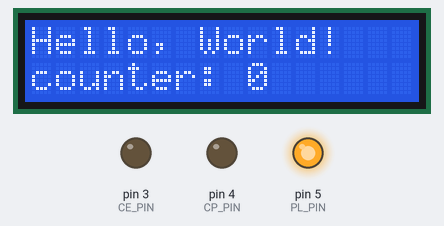
A sketch run on a simulated Arduino Uno, built with avr-gcc and run on an emulated ATmega328P. Shown: 16×2 character LCD, output pins drawn as LEDs (lit = HIGH).

Above: at 0.1 s.
At 4.1 s:
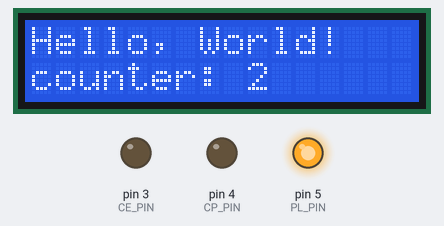
At 8.1 s:
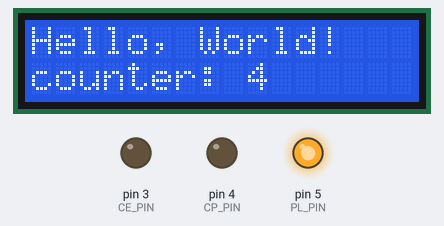
At 18.2 s:
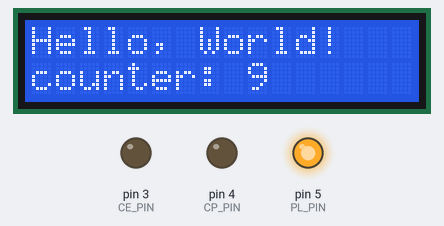
At 28.2 s:
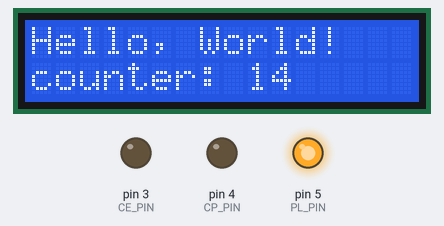
At 38.2 s:
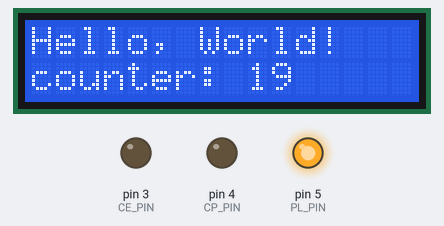

The sketch:

instruction_register.ino
```cpp
#include <LiquidCrystal.h>

// shift registers
const int CP_PIN = 4;
const int DATA_IN_PIN = 14;
const int CE_PIN = 3;
const int PL_PIN = 5;

// control signals
const int IR1_IN_PIN = 10;
const int IR2_IN_PIN = 9;
const int IR3_IN_PIN = 8;

// button
const int SW_MODE_PIN = 2;

// lcd
const int RS_PIN = 1;
const int E_PIN = 0;
const int D4_PIN = 19;
const int D5_PIN = 18;
const int D6_PIN = 17;
const int D7_PIN = 16;

LiquidCrystal lcd(RS_PIN, E_PIN, D4_PIN, D5_PIN, D6_PIN, D7_PIN);

bool ir1_in_state, ir2_in_state, ir3_in_state;

void loadWord() {
    digitalWrite(PL_PIN, LOW);
    delay(1);
    digitalWrite(PL_PIN, HIGH);
    delay(1);
}

uint8_t readByte() {
    uint8_t val = 0;
    for (int i = 7; i >= 0; i--) {
        val |= (digitalRead(DATA_IN_PIN) << i);
        digitalWrite(CP_PIN, HIGH);
        delay(1);
        digitalWrite(CP_PIN, LOW);
        delay(1);
    }
    return val;
}

void setup() {

  // shift registers
  pinMode(CP_PIN, OUTPUT);
  digitalWrite(CP_PIN, LOW);
  pinMode(CE_PIN, OUTPUT);
  digitalWrite(CE_PIN, LOW);
  pinMode(PL_PIN, OUTPUT);
  digitalWrite(PL_PIN, HIGH);
  pinMode(DATA_IN_PIN, INPUT);

  // control signals
  pinMode(IR1_IN_PIN, INPUT);
  pinMode(IR2_IN_PIN, INPUT);
  pinMode(IR3_IN_PIN, INPUT);

  // button TMP
  pinMode(SW_MODE_PIN, INPUT_PULLUP);

  // lcd
  lcd.begin(16, 2);
  lcd.clear();

  ir1_in_state = false;
  ir2_in_state = false;
  ir3_in_state = false;

}

char hexChar(uint8_t nibble) {
  if (nibble <= 9) return '0' + nibble;
  return 'A' + nibble - 10;
}

void updateDisplay() {
  loadWord();
  uint8_t q1 = readByte();
  uint8_t q2 = readByte();
  uint8_t q3 = readByte();
  lcd.clear();
  lcd.print(hexChar((q1 >> 4) & 0x0f));
  lcd.print(hexChar(q1 & 0x0f));
  lcd.print("  ");
  lcd.print(hexChar((q2 >> 4) & 0x0f));
  lcd.print(hexChar(q2 & 0x0f));
  lcd.print("  ");
  lcd.print(hexChar((q3 >> 4) & 0x0f));
  lcd.print(hexChar(q3 & 0x0f));
}

void loop() {
  // bool change = false;
  // if (digitalRead(IR1_IN_PIN) != ir1_in_state) {
  //   ir1_in_state = !ir1_in_state;
  //   change = true;
  // }
  // if (digitalRead(IR2_IN_PIN) != ir2_in_state) {
  //   ir2_in_state = !ir2_in_state;
  //   change = true;
  // }
  // if (digitalRead(IR3_IN_PIN) != ir3_in_state) {
  //   ir3_in_state = !ir3_in_state;
  //   change = true;
  // }

  // if (change) {
  //   updateDisplay();
  // }

  // delay(10);

  static int counter = 0;
  lcd.clear();
  lcd.print("Hello, World!");
  lcd.setCursor(0, 1);
  lcd.print("counter: ");
  lcd.print(counter++);
  delay(2000);
}
```

Measured:
- what the display in image 1 shows lasts 2.0 s, from 4.1 s to 6.1 s
